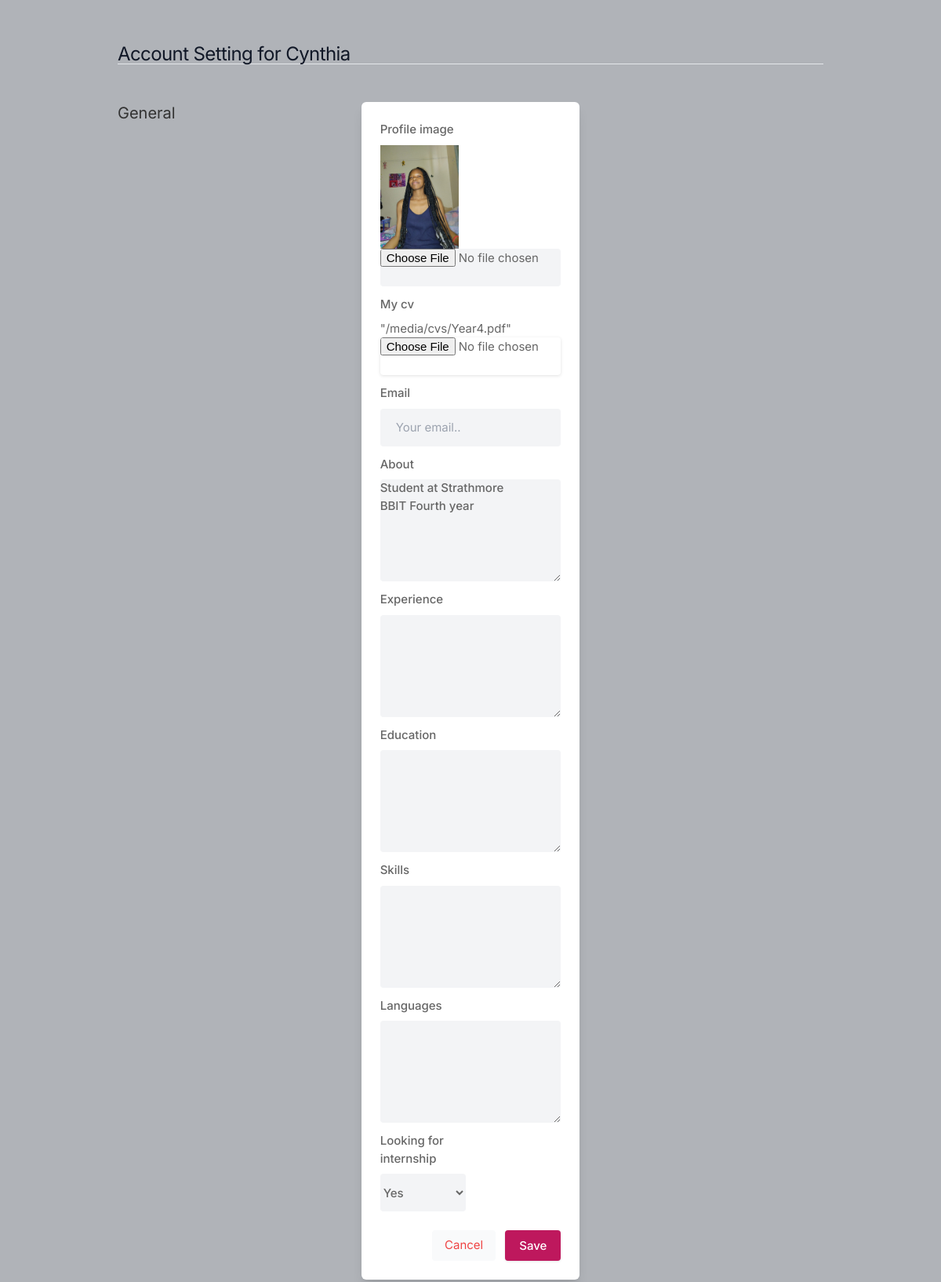
The app's page /settings (signed in) with its own data.
### base/models.py (models this page shows, shortened)
class Profile(models.Model):
    user = models.ForeignKey(User, on_delete=models.CASCADE)
    id_user =  models.IntegerField(null=True)
    about = models.TextField(blank=True)
    email = models.TextField(blank=True)
    lang = models.TextField(blank=True)
    experience = models.TextField(blank=True)
    education = models.TextField(blank=True)
    skills = models.TextField(blank=True)
    internship = models.TextField(blank=True)
    profileimg = models.ImageField(upload_to='profile_images', default='blank-profile-picture.png')
    mycv = models.FileField(upload_to='cvs')

### base/views.py (the view, shortened to what this page needs)
# urls.py: path('settings',views.settings,name='settings'),
@login_required(login_url='register')
def settings(request):
    user_profile=Profile.objects.get(user=request.user)
    return render(request,'base/setting.html',{'user_profile':user_profile})

### base/templates/base/setting.html (shortened to what this page needs)
{% load static %}
<!DOCTYPE html>
<html lang="en">
<head>
    <link rel="stylesheet" href="{% static 'assets/css/icons.css' %}">
    <link rel="stylesheet" href="{% static 'assets/css/uikit.css' %}">
    <link rel="stylesheet" href="{% static 'assets/css/style.css' %}">
    <link rel="stylesheet" href="{% static 'assets/css/tailwind.css' %}">
</head>
<body>
            <div class="container m-auto">
                <h1 class="text-2xl leading-none text-gray-900 tracking-tight mt-3"> Account Setting for {{ user.first_name }}</h1>
<hr>
                <div class="grid lg:grid-cols-3 mt-12 gap-8">
                    <div>
                        <h3 class="text-xl mb-2"> <a href="/linkinprofile">General</a></h3>
                    </div>
                    <form action="" method="POST" enctype="multipart/form-data">
                    <div class="bg-white rounded-md lg:shadow-lg shadow col-span-2">
                       <div class="grid grid-cols-2 gap-3 lg:p-6 p-4">
                        <div class="col-span-2">
                            <label for=""> Profile image</label>
                            <img width="100" height="100" src="{{user_profile.profileimg.url}}" alt="">
                            <input type="file" name="image" value="" class="shadow-none bg-gray-100">
                        </div>
                        <div class="col-span-2">
                            <label for=""> My cv</label>
                            "{{user_profile.mycv.url}}"
                            <input type="file" accept=".pdf" />
                        </div>
                            <div class="col-span-2">
                                <label for=""> Email</label>
                                <input type="text" name="email" placeholder="Your email.." class="shadow-none bg-gray-100"> {{user_profile.email}}
                            </div>
                            <div class="col-span-2">
                                <label for="about">About</label>
                                <textarea id="about" name="about" rows="3"  class="shadow-none bg-gray-100">{{user_profile.about}}</textarea>
                            </div>
                            <div class="col-span-2">
                                <label for="about">Experience</label>
                                <textarea id="about" name="experience" rows="3"  class="shadow-none bg-gray-100">{{user_profile.experience}}</textarea>
                            </div>
                            <div class="col-span-2">
                                <label for="about">Education</label>
                                <textarea id="about" name="education" rows="3"  class="shadow-none bg-gray-100">{{user_profile.education}}</textarea>
                            </div>
                            <div class="col-span-2">
                                <label for="about">Skills</label>
                                <textarea id="about" name="skills" rows="3"  class="shadow-none bg-gray-100">{{user_profile.skills}}</textarea>
                            </div>
                            <div class="col-span-2">
                                <label for="about">Languages</label>
                                <textarea id="about" name="lang" rows="3"  class="shadow-none bg-gray-100">{{user_profile.lang}}</textarea>
                            </div>
                            <div>
                               <label for=""> Looking for internship </label>
                               <select id="relationship" name="internship"  class="shadow-none bg-gray-100">
                                <option value="0">Yes</option>
                              </select>
                            </div>
                       </div>
                       <div class="bg-gray-10 p-6 pt-0 flex justify-end space-x-3">
                           <button class="p-2 px-4 rounded bg-gray-50 text-red-500"> <a href="login">Cancel</a> </button>
                           <button type="submit" class="button bg-blue-700"> Save </button>
                       </div>
                    </form>
                    </div>
                    </div>
                    <br>
</body>
</html>

### base/static/assets/css/style.css (style rules this page uses)
body { background-color: #B0B3B8!important; }
button { vertical-align: middle; }
span.button, button.button { background-color: #be185d; top: 0; color: #fff; position: relative; padding: 8px 18px; line-height: 22px; position: relative; font-weight: 500; font-size: 15px; display: inline-block; -webkit-transition: all 0.2s ease-in-out; transition: all 0.2s ease-in-out; cursor: pointer; overflow: hidden; border: none; border-radius: 4px; -webkit-box-shadow: 0 1px 3px rgba(0, 0, 0, 0.1); box-shadow: 0 1px 3px rgba(0, 0, 0, 0.1); }
input { height: 48px; line-height: 48px; padding: 0 20px; outline: none; font-size: 15px; color: #808080; max-width: 100%; width: 100%; -webkit-box-sizing: border-box; box-sizing: border-box; display: block; font-weight: 400; opacity: 1; border-radius: 4px; border: none; -webkit-box-shadow: 0 1px 4px 0px rgba(0, 0, 0, 0.12); box-shadow: 0 1px 4px 0px rgba(0, 0, 0, 0.12); }
input[type="text"], input[type="password"], input[type="email"], input[type="number"] { height: 48px; line-height: 48px; padding: 0 20px; outline: none; font-size: 15px; color: #808080; max-width: 100%; width: 100%; -webkit-box-sizing: border-box; box-sizing: border-box; display: block; font-weight: 400; opacity: 1; border-radius: 4px; border: none; -webkit-box-shadow: 0 1px 4px 0px rgba(0, 0, 0, 0.12); box-shadow: 0 1px 4px 0px rgba(0, 0, 0, 0.12); }
textarea { height: 48px; line-height: 48px; padding: 0 20px; outline: none; font-size: 15px; color: #808080; margin: 0 0 16px 0; max-width: 100%; width: 100%; -webkit-box-sizing: border-box; box-sizing: border-box; display: block; background-color: #fff; font-weight: 500; opacity: 1; border-radius: 4px; border: none; -webkit-box-shadow: 0 1px 4px 0px rgba(0, 0, 0, 0.12); box-shadow: 0 1px 4px 0px rgba(0, 0, 0, 0.12); }
select { height: 48px; line-height: 48px; padding: 0 20px; outline: none; font-size: 15px; color: #808080; margin: 0 0 16px 0; max-width: 100%; width: 100%; -webkit-box-sizing: border-box; box-sizing: border-box; display: block; background-color: #fff; font-weight: 500; opacity: 1; border-radius: 4px; border: none; -webkit-box-shadow: 0 1px 4px 0px rgba(0, 0, 0, 0.12); box-shadow: 0 1px 4px 0px rgba(0, 0, 0, 0.12); padding: 15px 18px; cursor: pointer; }
input { -webkit-transition: all 0.1s ease-in-out; transition: all 0.1s ease-in-out; }
::placeholder { color: #808080; opacity: 1; }
textarea { height: auto; line-height: 27px; padding: 20px; min-height: 130px; -webkit-transition: none !important; transition: none !important; min-width: 100%; }
label, legend { display: block; font-weight: bold; font-size: 15px; font-weight: 500; margin-bottom: 8px; }
button { border: none; margin: 0; padding: 0; width: auto; overflow: visible; background: transparent; color: inherit; font: inherit; line-height: normal; cursor: pointer; }
a { color: #be185d; -webkit-transition: 0.3s; transition: 0.3s; outline: none !important; }
button { outline: none !important; }
img { max-width: 100%; }
body { color: #666; font-size: 15px; line-height: 27px; background-color: #f0f2f5; font-family: "Inter", sans-serif; text-transform: none; }
h1, h2, h3, h4, h5, h6 { font-family: "Inter", sans-serif; text-transform: none; }
input[type="text"], input[type="password"], input[type="email"] { font-family: "Inter", sans-serif; text-transform: none; }
textarea, select { font-family: "Inter", sans-serif; text-transform: none; }
button, body .pac-container { font-family: "Inter", sans-serif; text-transform: none; }
h1, h2, h3, h4, h5, h6 { color: #333; font-weight: 500; margin: 0; padding: 0; }
h1 { font-size: 32px; }
h3 { font-size: 22px; }
@media (min-width: 1024px) { .container { max-width: 900px !important; padding-top: 45px; } }
.shadow-none { -webkit-box-shadow: none !important; box-shadow: none !important; }

### records on screen
Profile: profileimg (picture), mycv "/media/cvs/Year4.pdf", about "Student at Strathmore BBIT Fourth year"

### other values on screen
{{ user.first_name }} "Cynthia"
